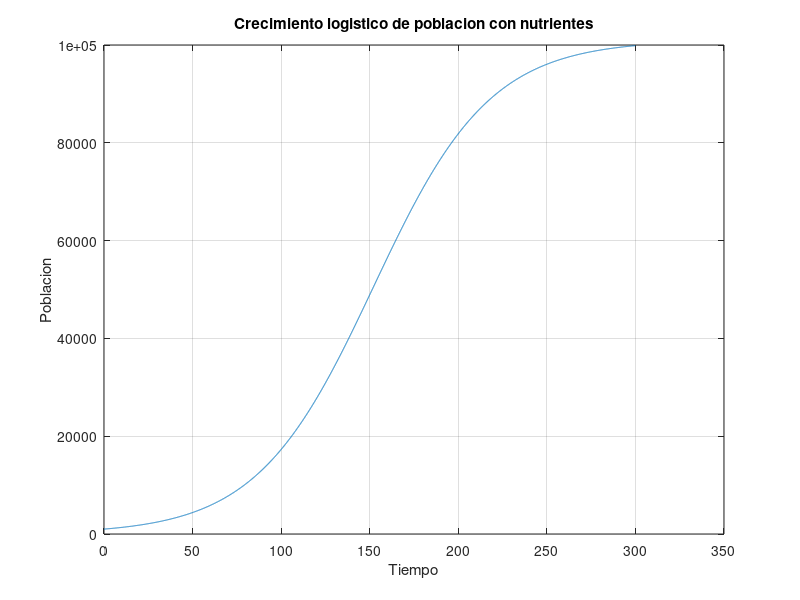

The MATLAB script that drew this image:
N=1000;
C=1000;
b=0.01;
r=0.03;
T=300;
K=r/C;
h=0.05;
NP=ceil(T/h);
t(1)=0;
N(1)=N;
C(1)=C;
for i=1:NP
    t(i+1)=t(i)+h;
    N(i+1)=N(i)+h*K*C(i)*N(i);%euler
    C(i+1)=C(i)-h*b*K*C(i)*N(i);
end
plot(t,N)
xlabel('Tiempo')
ylabel('Poblacion')
title('Crecimiento logistico de poblacion con nutrientes')
grid on